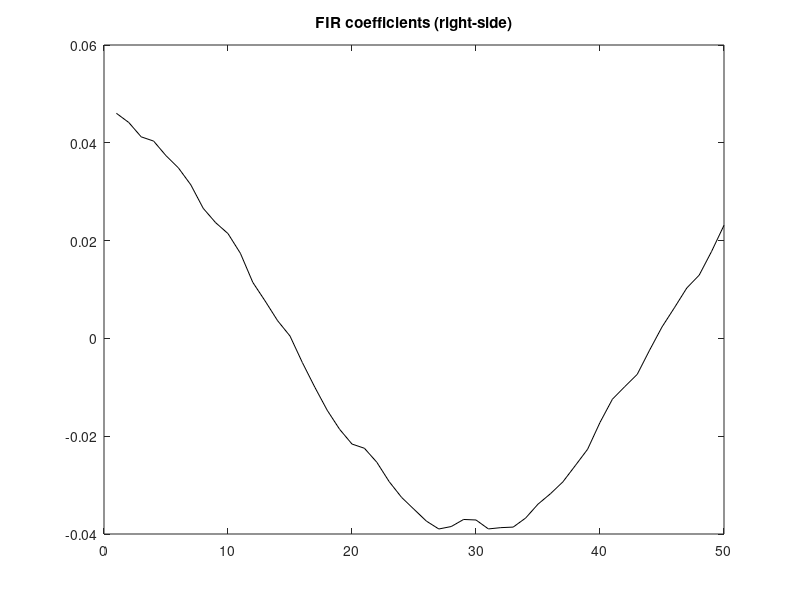
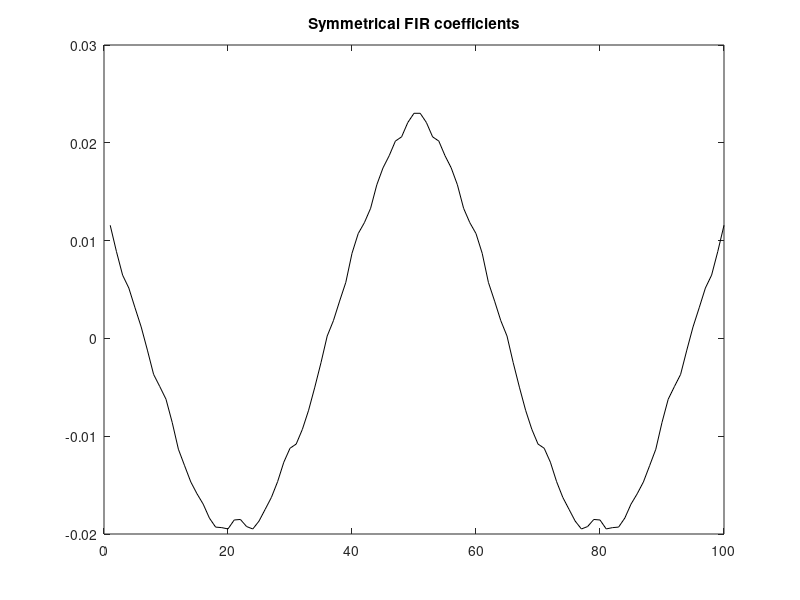
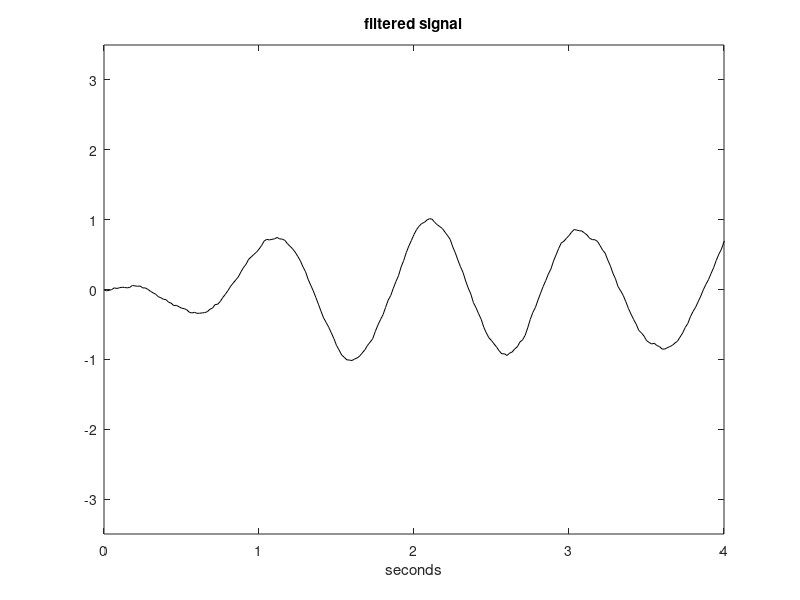

Reproduce these figures in MATLAB, in order.
% Wiener FIR filter coefficients
% sine signal + noise
fx=1; %signal frequency in Hz
wx=2*pi*fx; %signal frequency in rad/s

fs=60; %sampling frequency in Hz
tiv=1/fs; %time interval between samples;
t=0:tiv:(50-tiv); %time intervals set

x=sin(wx*t); %signal data set
Nx=length(x);
v=randn(1,Nx); %normal noise
y=x+v; %sine+noise

Nh=50; %number of FIR coeffs

%Wiener computations
syy=xcorr(y); %symmetrical auto-correlation sequence 
Ry=toeplitz(syy(Nx:Nx+Nh-1)); %Ry matrix
sxy=xcorr(x,y); %symmetrical cross correlation
rxy=sxy(Nx:Nx+Nh-1); %rxy vector
wh=Ry\rxy'; %Wiener FIR coeffs.

%append for FIR symmetry
rwh=wh';
lwh=fliplr(rwh); 
sh=0.5*[lwh rwh]; %symmetrical FIR

fly=filter(sh,1,y); %apply the Wiener filter

%display---------------------------

figure(1)
plot(wh,'k'); %computed FIR coefficients (right-side)
title('FIR coefficients (right-side)');

figure(2)
plot(sh,'k'); %Symmetrical FIR coefficients
title('Symmetrical FIR coefficients');

figure(3)
plot(t,fly,'k'); %filtered signal
axis([0 4 -3.5 3.5]);
xlabel('seconds'); title('filtered signal');
